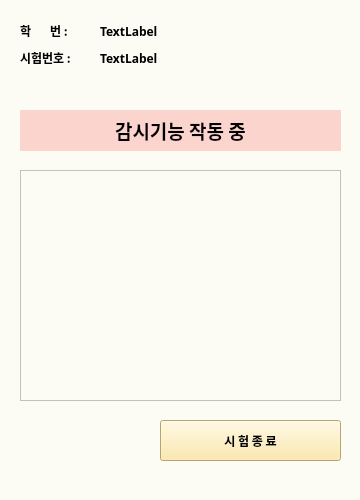
<?xml version="1.0" encoding="UTF-8"?>
<ui version="4.0">
 <class>startExam</class>
 <widget class="QMainWindow" name="startExam">
  <property name="geometry">
   <rect>
    <x>0</x>
    <y>0</y>
    <width>360</width>
    <height>500</height>
   </rect>
  </property>
  <property name="minimumSize">
   <size>
    <width>360</width>
    <height>480</height>
   </size>
  </property>
  <property name="mouseTracking">
   <bool>false</bool>
  </property>
  <property name="windowTitle">
   <string>WatchU</string>
  </property>
  <property name="styleSheet">
   <string notr="true">background-color:rgb(252, 252, 244)</string>
  </property>
  <widget class="QWidget" name="centralwidget">
   <property name="minimumSize">
    <size>
     <width>360</width>
     <height>480</height>
    </size>
   </property>
   <widget class="QLabel" name="label_sn_title">
    <property name="geometry">
     <rect>
      <x>20</x>
      <y>23</y>
      <width>64</width>
      <height>15</height>
     </rect>
    </property>
    <property name="font">
     <font>
      <family>NanumSquareRoundB</family>
      <weight>75</weight>
      <bold>true</bold>
     </font>
    </property>
    <property name="text">
     <string>학       번 :</string>
    </property>
   </widget>
   <widget class="QLabel" name="label_en_title">
    <property name="geometry">
     <rect>
      <x>20</x>
      <y>50</y>
      <width>64</width>
      <height>15</height>
     </rect>
    </property>
    <property name="font">
     <font>
      <family>나눔스퀘어라운드 Bold</family>
      <weight>75</weight>
      <bold>true</bold>
     </font>
    </property>
    <property name="text">
     <string>시험번호 :</string>
    </property>
   </widget>
   <widget class="QPushButton" name="finishButton">
    <property name="geometry">
     <rect>
      <x>160</x>
      <y>420</y>
      <width>181</width>
      <height>41</height>
     </rect>
    </property>
    <property name="font">
     <font>
      <family>나눔스퀘어라운드 Bold</family>
      <weight>75</weight>
      <bold>true</bold>
     </font>
    </property>
    <property name="accessibleName">
     <string>startButton</string>
    </property>
    <property name="styleSheet">
     <string notr="true">background-color:rgb(255, 230, 153)</string>
    </property>
    <property name="text">
     <string>시 험 종 료</string>
    </property>
    <property name="autoDefault">
     <bool>true</bool>
    </property>
    <property name="flat">
     <bool>false</bool>
    </property>
   </widget>
   <widget class="QLabel" name="label_sn_set">
    <property name="geometry">
     <rect>
      <x>100</x>
      <y>23</y>
      <width>71</width>
      <height>16</height>
     </rect>
    </property>
    <property name="font">
     <font>
      <family>나눔스퀘어라운드 Bold</family>
      <weight>75</weight>
      <bold>true</bold>
     </font>
    </property>
    <property name="text">
     <string>TextLabel</string>
    </property>
   </widget>
   <widget class="QLabel" name="label_en_set">
    <property name="geometry">
     <rect>
      <x>100</x>
      <y>50</y>
      <width>71</width>
      <height>16</height>
     </rect>
    </property>
    <property name="font">
     <font>
      <family>나눔스퀘어라운드 Bold</family>
      <weight>75</weight>
      <bold>true</bold>
     </font>
    </property>
    <property name="text">
     <string>TextLabel</string>
    </property>
   </widget>
   <widget class="QLabel" name="exam_ongoing_alert">
    <property name="geometry">
     <rect>
      <x>20</x>
      <y>110</y>
      <width>321</width>
      <height>41</height>
     </rect>
    </property>
    <property name="font">
     <font>
      <family>나눔스퀘어_ac Bold</family>
      <pointsize>14</pointsize>
      <weight>75</weight>
      <bold>true</bold>
     </font>
    </property>
    <property name="styleSheet">
     <string notr="true">background-color:rgba(255, 0, 0, 40)</string>
    </property>
    <property name="text">
     <string>감시기능 작동 중</string>
    </property>
    <property name="alignment">
     <set>Qt::AlignCenter</set>
    </property>
   </widget>
   <widget class="QTableWidget" name="logList">
    <property name="geometry">
     <rect>
      <x>20</x>
      <y>170</y>
      <width>321</width>
      <height>231</height>
     </rect>
    </property>
    <property name="minimumSize">
     <size>
      <width>321</width>
      <height>0</height>
     </size>
    </property>
   </widget>
  </widget>
  <widget class="QStatusBar" name="statusbar"/>
 </widget>
 <resources/>
 <connections/>
</ui>
